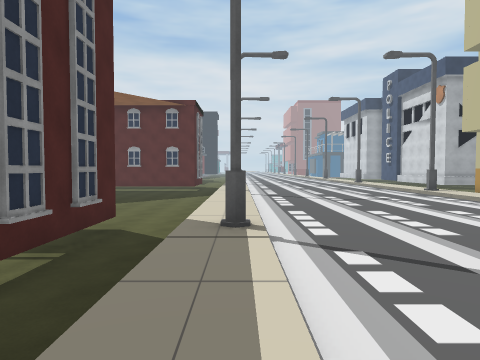
View 1 (above)

21 first-person views from a walk through a 3-D level made in the Unity game engine. The camera is 1.5 m above the floor, tilts 2° down and sees 75° across. The floor is counted in squares, 2 m on a side. Each view is taken from the middle of a square. On the plan, view 1 faces up. The plan holds only what a view shows up to about 10 squares ahead; the rest is blank. The place goes on beyond the plan. Some animated figures are not drawn.

View 2
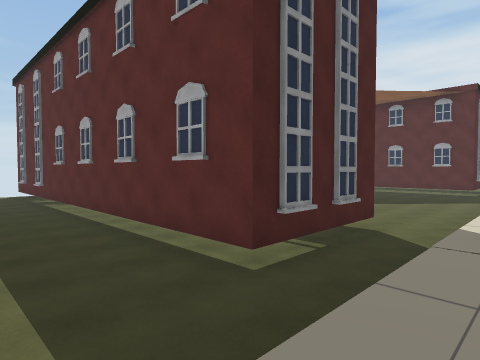

View 3
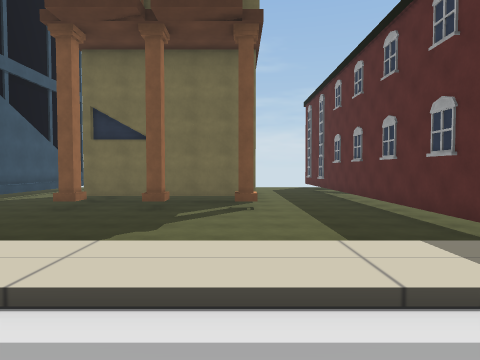

View 4
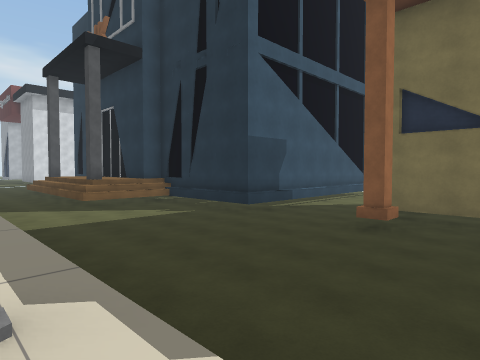

View 5
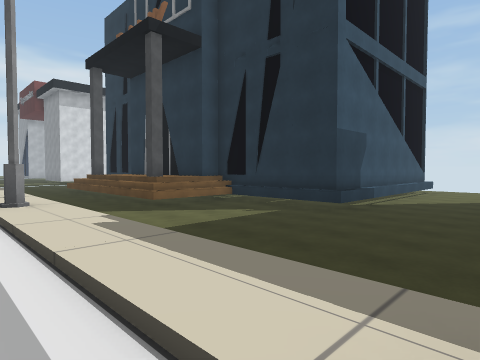

View 6
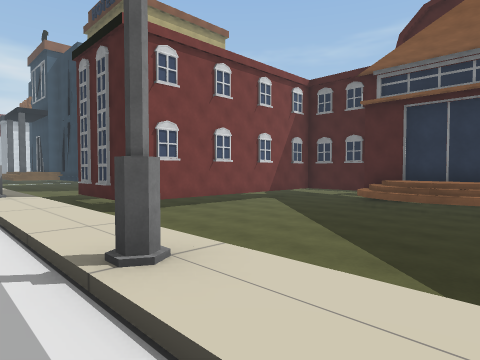

View 7
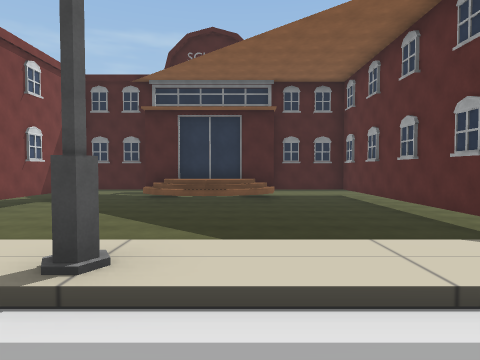

View 8
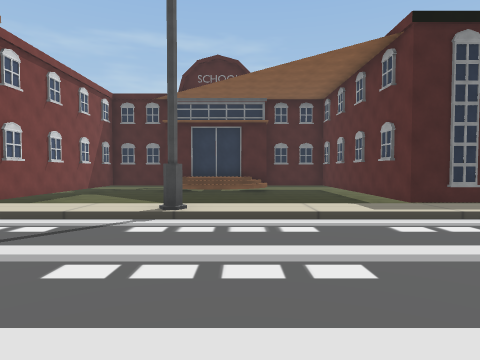

View 9
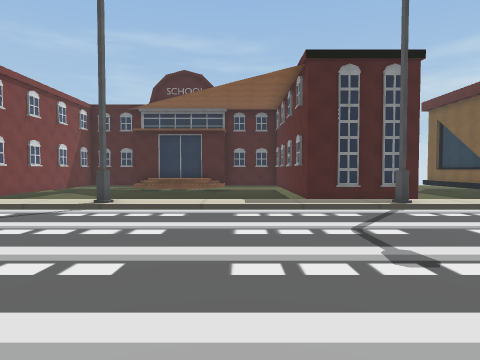

View 10
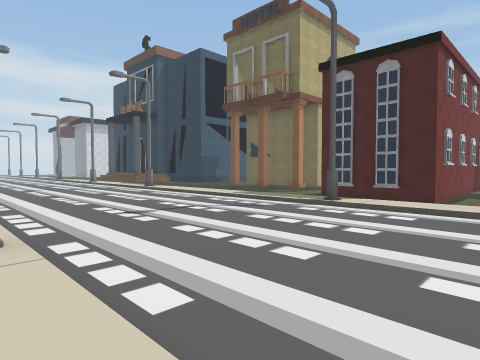

View 11
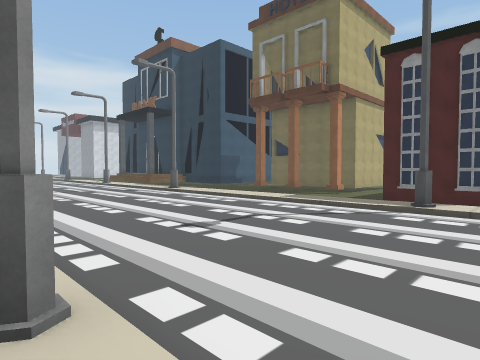

View 12
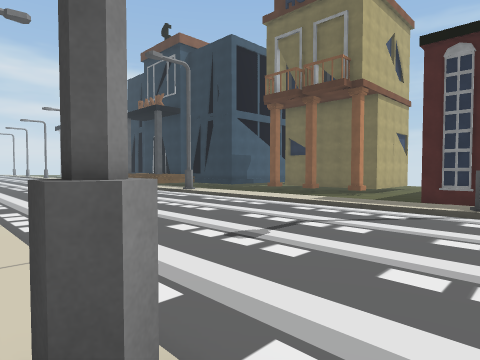

View 13
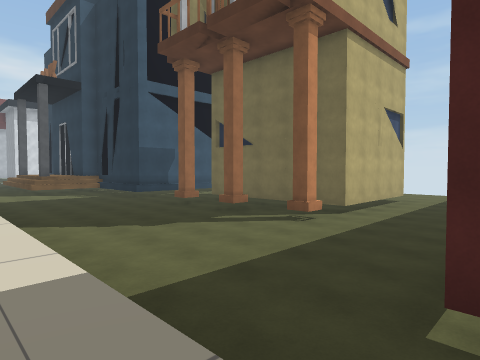

View 14
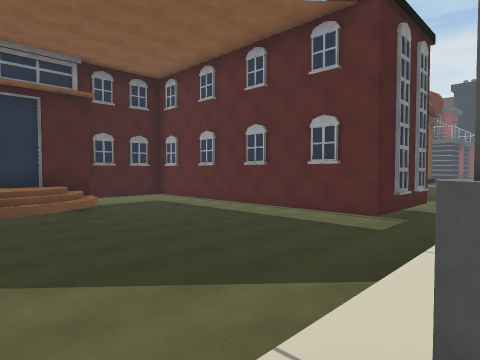

View 15
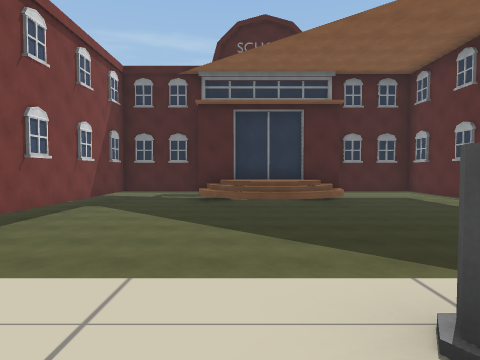

View 16
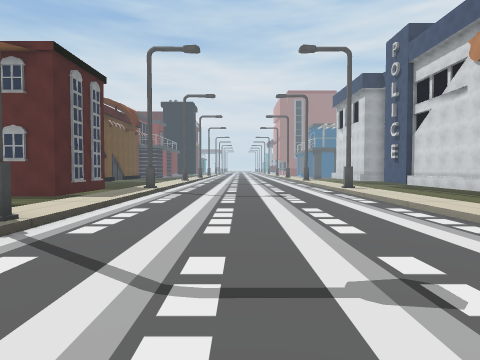

View 17
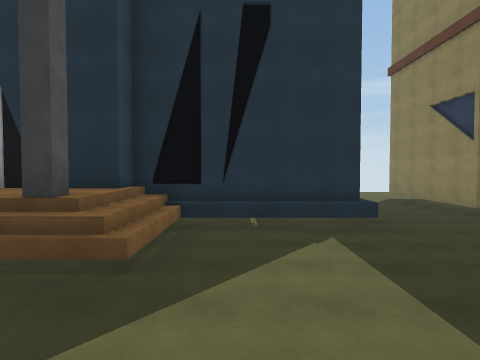

View 18
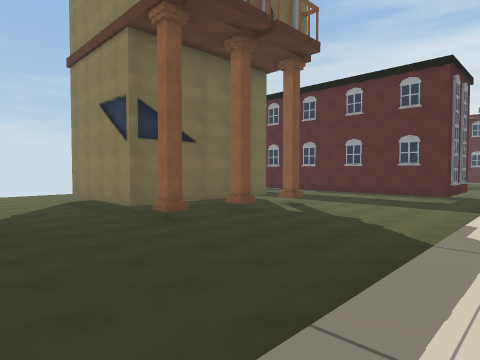

View 19
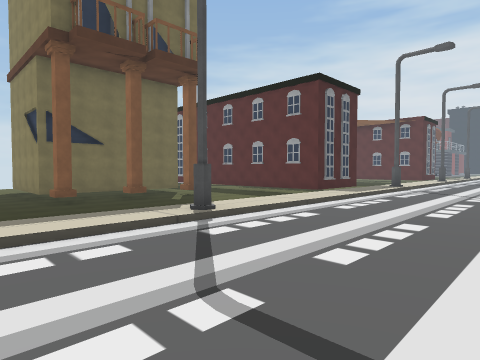

View 20
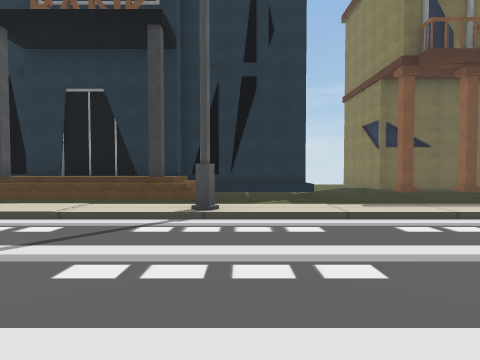

View 21
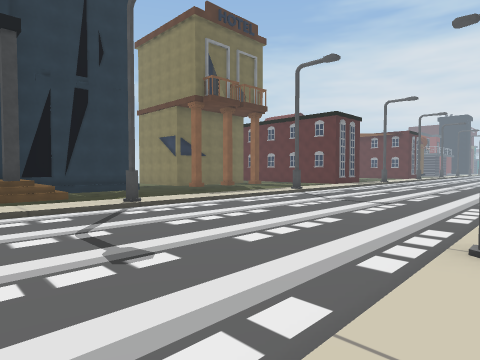

### Floor plan
Key: @ floor where view 1 was taken; # wall or solid block; . main floor; : floor 0.25 m higher than the main floor; - floor 0.25 m lower than the main floor; _ floor 0.5 m lower than the main floor; / step, stairs or slope; = window, fence, low wall or low ledge; ^ raised ledge.
Columns run from 12 left of view 1 to 7 right of it. Each row starts with its distance up from view 1.
 17          #_/:......:
 16    #######_/:......:
 15    ________/:......:
 14   #________/:......:
 13   ##^______/:......:
 12    #^______/:......:
 11    #^^_____/#......
 10    #^______/:......:
  9    #^______/:......:
  8    ________/:......:
  7    ________/:......:
  6   #________/:......:
  5   ########_/:......:
  4         ##_/#......#
  3 ##########_/:......:
  2 ___________/:......:
  1  __________/:......:
  0  __________/@......
 -1  ####_#____/:......
 -2     #______/:......
 -3     #_#____/:......
 -4     #______/:......
 -5  ####_#____/#......
 -6  __________/:......
 -7  __________/:......
 -8   _________/:......
 -9   #####____/:......
-10       #----/:......
-11       #----/:......
-12       #^^^-/#......=
-13       #^^^-/:......:
-14       #^^^-/:......:
-15       #^^^-/:  ....:

Positions as (right, up) in squares from view 1, and headings:
1: (0, 0), facing up
2: (0, 0), facing up-left
3: (2, -1), facing left
4: (0, -3), facing down-left
5: (1, -5), facing down-left
6: (1, 13), facing down-left
7: (2, 12), facing left
8: (5, 12), facing left
9: (7, 14), facing left
10: (7, 8), facing down-left
11: (7, 6), facing down-left
12: (7, 5), facing down-left
13: (0, 3), facing down-left
14: (0, 10), facing up-left
15: (1, 10), facing left
16: (3, 7), facing up
17: (0, -11), facing left
18: (0, -9), facing up-left
19: (4, -8), facing up-left
20: (5, -11), facing left
21: (7, -15), facing up-left
